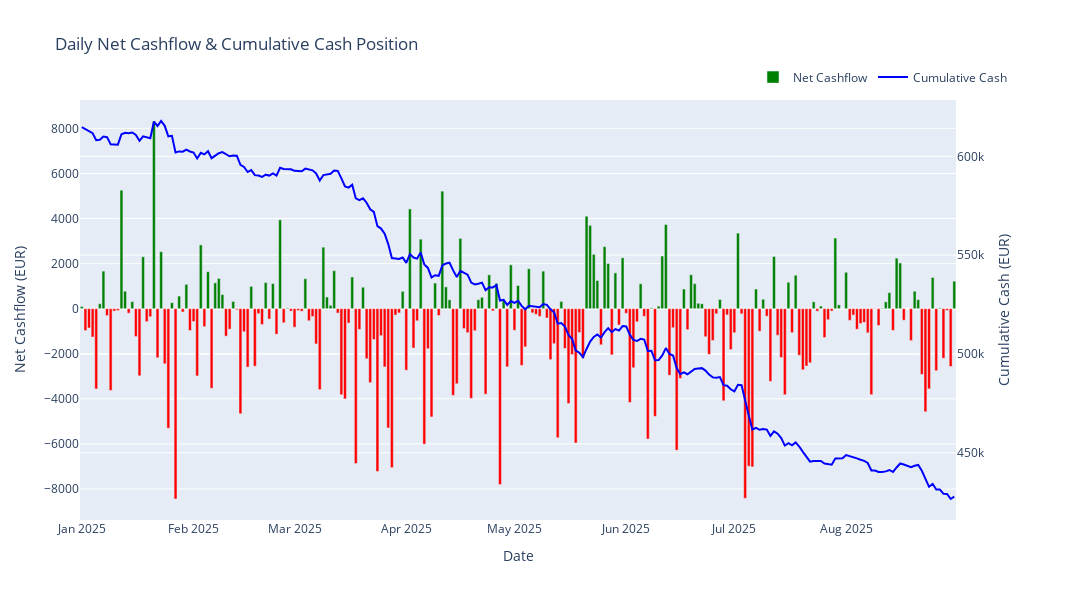

Notebook code cell kept with this figure:
### Markdown cell above
**Code Cell Description:**

Visualizes daily net cashflow as colored bars (green for positive, red for negative) with a cumulative cash position line starting from the initial balance. Shows the 30% decline in cash position.

### Code cell
# CHART 3: Net Cashflow (Bar) + Cumulative Cash (Line)

# Get starting balance from balances.csv (first date)
starting_balance = balances.sort_values('balance_date')['amount'].iloc[0]
print(f"Starting balance from balances.csv: €{starting_balance:,.2f}")

# Calculate net cashflow per day - use loaded transactions
cashflow_data = transactions.copy()
cashflow_data['date'] = pd.to_datetime(cashflow_data[trx_date_col])
cashflow_data['amount_signed'] = cashflow_data.apply(
    lambda row: row['amount'] if row['credit_or_debit'] == 'CRDT' else -row['amount'], 
    axis=1
)

# Daily net cashflow
daily_cashflow = cashflow_data.groupby('date')['amount_signed'].sum().reset_index()
daily_cashflow.columns = ['date', 'net_cashflow']

# Calculate cumulative cash starting from the initial balance
daily_cashflow = daily_cashflow.sort_values('date')
daily_cashflow['cumulative_cash'] = starting_balance + daily_cashflow['net_cashflow'].cumsum()

# Create figure with secondary y-axis
fig3 = make_subplots(specs=[[{"secondary_y": True}]])

# Add net cashflow bars
fig3.add_trace(
    go.Bar(
        x=daily_cashflow['date'],
        y=daily_cashflow['net_cashflow'],
        name='Net Cashflow',
        marker_color=['green' if x >= 0 else 'red' for x in daily_cashflow['net_cashflow']],
        hovertemplate='%{x|%Y-%m-%d}<br>Net Cashflow: €%{y:,.2f}<extra></extra>'
    ),
    secondary_y=False
)

# Add cumulative cash line
fig3.add_trace(
    go.Scatter(
        x=daily_cashflow['date'],
        y=daily_cashflow['cumulative_cash'],
        name='Cumulative Cash',
        mode='lines',
        line=dict(color='blue', width=2),
        hovertemplate='%{x|%Y-%m-%d}<br>Cumulative: €%{y:,.2f}<extra></extra>'
    ),
    secondary_y=True
)

# Update layout
fig3.update_xaxes(title_text='Date')
fig3.update_yaxes(title_text='Net Cashflow (EUR)', secondary_y=False)
fig3.update_yaxes(title_text='Cumulative Cash (EUR)', secondary_y=True)

fig3.update_layout(
    title='Daily Net Cashflow & Cumulative Cash Position',
    hovermode='x unified',
    height=600,
    width=1200,
    legend=dict(orientation='h', yanchor='bottom', y=1.02, xanchor='right', x=1)
)

fig3.show()

### Figure 1 — Plotly figure (JSON) as saved in the notebook; plotly's stock layout.template omitted (floating-point values rounded to 4 significant figures; data arrays with more than 128 entries replaced by an {"elided": "..."} marker saying what was removed)
{"data": [{"hovertemplate": "%{x|%Y-%m-%d}<br>Net Cashflow: €%{y:,.2f}<extra></extra>", "marker": {"color": {"elided": "242 str values"}}, "name": "Net Cashflow", "type": "bar", "x": {"elided": "242 str values"}, "xaxis": "x", "y": {"elided": "242 float values"}, "yaxis": "y"}, {"hovertemplate": "%{x|%Y-%m-%d}<br>Cumulative: €%{y:,.2f}<extra></extra>", "line": {"color": "blue", "width": 2}, "mode": "lines", "name": "Cumulative Cash", "type": "scatter", "x": {"elided": "242 str values"}, "xaxis": "x", "y": {"elided": "242 float values"}, "yaxis": "y2"}], "layout": {"height": 600, "hovermode": "x unified", "legend": {"orientation": "h", "x": 1, "xanchor": "right", "y": 1.02, "yanchor": "bottom"}, "title": {"text": "Daily Net Cashflow & Cumulative Cash Position"}, "width": 1200, "xaxis": {"anchor": "y", "domain": [0, 0.94], "title": {"text": "Date"}}, "yaxis": {"anchor": "x", "domain": [0, 1], "title": {"text": "Net Cashflow (EUR)"}}, "yaxis2": {"anchor": "x", "overlaying": "y", "side": "right", "title": {"text": "Cumulative Cash (EUR)"}}}}
